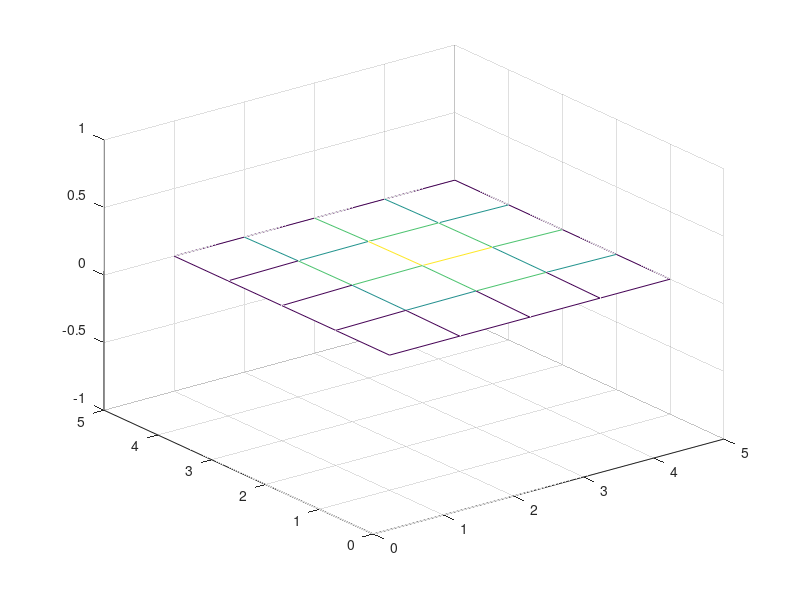

MATLAB code to generate this figure:
%function [ utdata ] = wavesolver( m,n,k,prob,solmeth,conv,para )
% Få til en naiv implementasjon av 2D waveequation
clear
close all
m = 5;
k = 500;
%%% Initsiell data
utdata = zeros(1,3);
X = linspace(0,1,m);
hs =X(2)-X(1);
T = linspace(0,30,k); 
ht = T(2)-T(1);
A = -1/hs^2*gallery('poisson', m);

ant = 1;

%%%%%%%%%%%%%%%%%%%%%%%%%%%%%%%%%%%%%%%%%%%%%%%%%%%%%%%%%%%%%%
%%%%%%%%%% Feilen er at noe med kanten er galt!!!!! %%%%%%%%%%
%%%%%%%%%%%%%%%%%%%%%%%%%%%%%%%%%%%%%%%%%%%%%%%%%%%%%%%%%%%%%%

% INIT U
U = zeros(m^2,k);
for i = 1:m
    for j = 1:m
        U((i)+(j-1)*m,1) = sin(pi*X(i))*sin(pi*X(j));
    end
end
% INIT F
%F = pi^2*sin(pi*X)'*ones(1,k);
%F = (2-X.*(1-X))'*sin(T);%
%F = -2*ones(m,k);
F = zeros(m^2,k);
%F = (1+pi^2)*sin(pi*X)'*exp(-T);
% INIT V
V = zeros(m^2,1);
%V = (2-X.*(1-X))';
%V = -sin(pi*X)';





%U(:,1) = 1;
%for j = 0:m-1
    U(:,2) = U(:,1)- ht * V(:) + 0.5*ht^2*(A*U(:,1) + F(:,1));
%end
if 0
for i = 3:k
    %for j = 0:m-1
        U(:,i) = 2*U(:,i-1) - U(:,i-2) + ht^2*(A*U(:,i-1) + F(:,i-1));
    %end
    mesh(reshape(U(:,i),m,m))
    axis([0,m,0,m,-1,1])
    drawnow
    pause(0.06)
end
end
%mesh(U)

%correctsolution = sin(pi*X)'*cos(pi*T);
%correctsolution = sin(pi*X)'*cos(pi*T);
sol =@(t,x,y) sin(pi*x)*sin(pi*y)*cos(sqrt(2)*t);
correctsolution = zeros(m^2,k);
for j = 1:k
    for i = 1:m
        for l = 1:m
            correctsolution(l+(i-1)*m,j) = sol(T(j),X(i),X(l));
        end
    end
end

%figure(2)
%mesh(correctsolution)
if 1
for i = 3:k
    mesh(reshape(correctsolution(:,i),m,m))
    axis([0,m,0,m,-1,1])
    drawnow
    pause(0.06)
end
end
%figure(3)
%mesh(U-correctsolution)
error = max(max(max(abs(U-correctsolution))))


